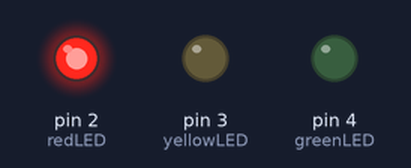
A sketch run on a simulated Arduino Uno, built with avr-gcc and run on an emulated ATmega328P. Shown: output pins drawn as LEDs (lit = HIGH).

Above: at 2.5 s.
At 6.0 s:
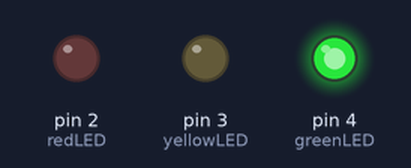
At 9.5 s:
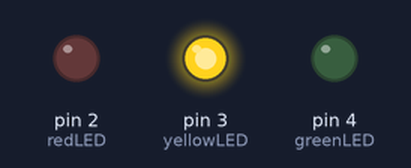
Timing chart, 0 to 15.6 s (numbered marks = the images above):
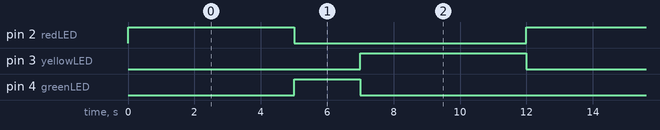

Measured:
- by itself, pin 2 (redLED), pin 3 (yellowLED): alternates HIGH for 5.0 s and LOW for 7.0 s
- by itself, pin 4 (greenLED): alternates HIGH for 2.0 s and LOW for 10.0 s
- by itself, everything shown: repeats every 12.0 s, in 3 steps

The sketch:

traffic_light_control_system1.ino
```cpp
const int redLED = 2;
const int yellowLED = 3;
const int greenLED = 4;

void setup()
{
  pinMode(redLED, OUTPUT);
  pinMode(yellowLED, OUTPUT);
  pinMode(greenLED, OUTPUT);
}

void loop()
{
  // Red Light
  digitalWrite(redLED, HIGH);
  digitalWrite(yellowLED, LOW);
  digitalWrite(greenLED, LOW);
  delay(5000);

  // Green Light
  digitalWrite(redLED, LOW);
  digitalWrite(yellowLED, LOW);
  digitalWrite(greenLED, HIGH);
  delay(2000);

  // Yellow Light
  digitalWrite(redLED, LOW);
  digitalWrite(yellowLED, HIGH);
  digitalWrite(greenLED, LOW);
  delay(5000);
}
```
